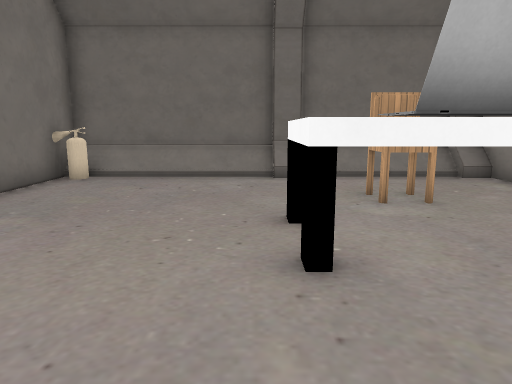
view 1 (above)

14 first-person views from a walk through a Godot game level. The camera is 1.4 m above the floor, tilts 10° down and sees 70° across. The floor is counted in squares, 1 m on a side. Each view is taken from the middle of a square. On the plan, view 1 faces up. The plan holds only what a view shows up to about 16 squares ahead; the rest is blank. Some surface patterns are stand-ins.

view 2
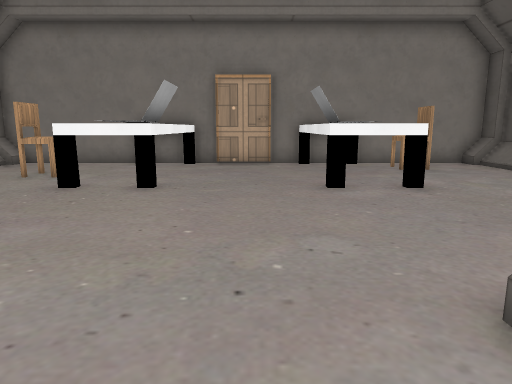

view 3
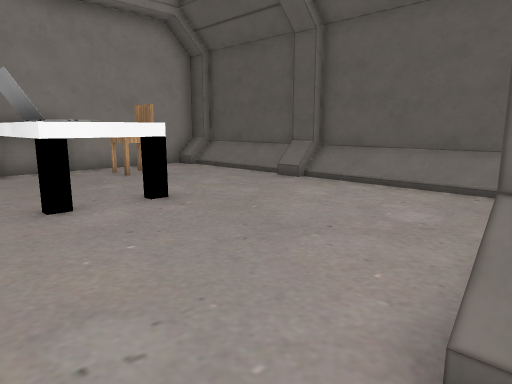

view 4
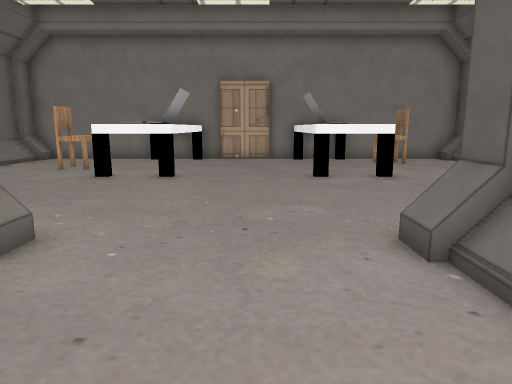

view 5
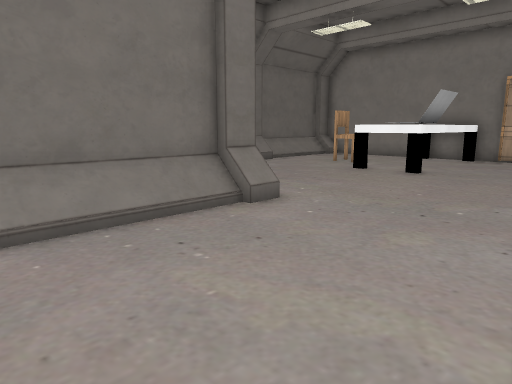

view 6
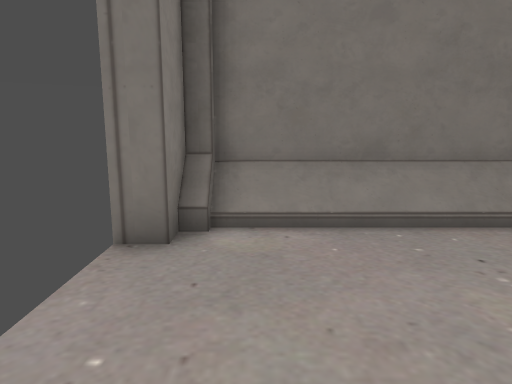

view 7
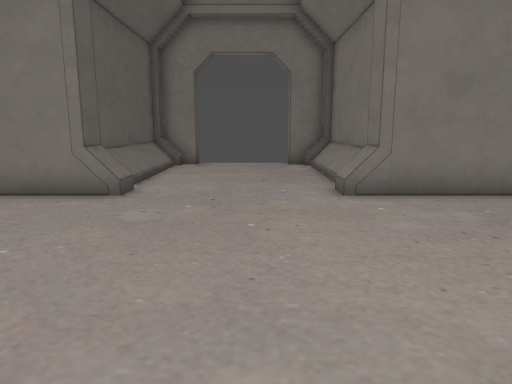

view 8
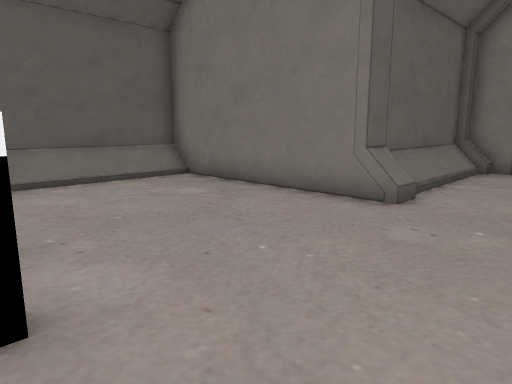

view 9
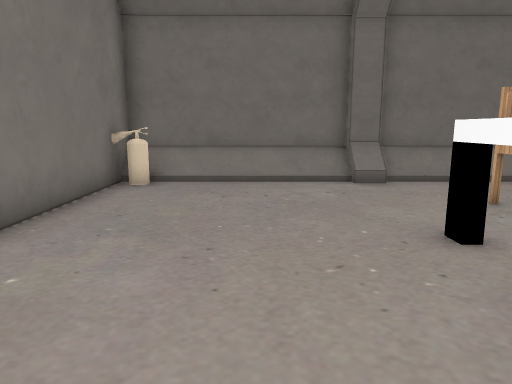

view 10
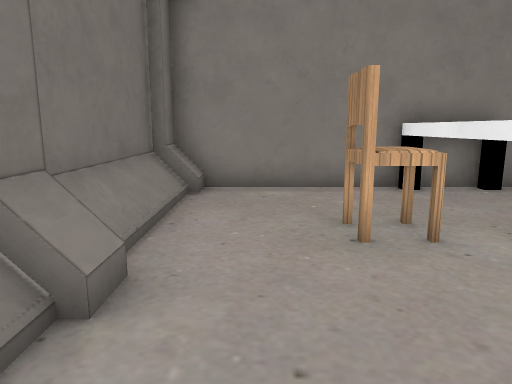

view 11
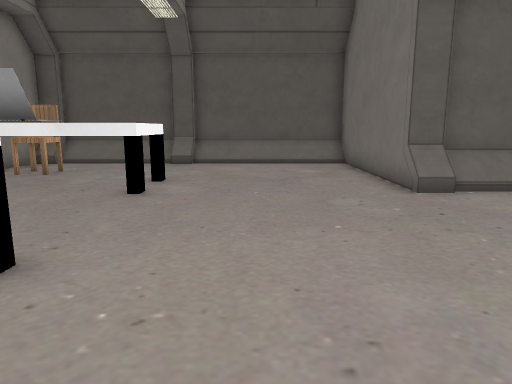

view 12
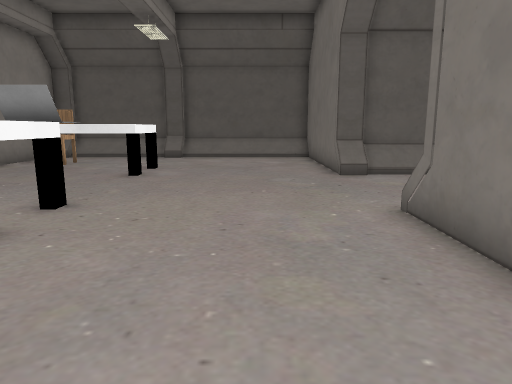

view 13
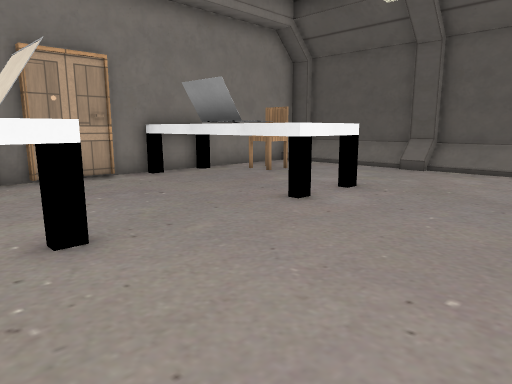

view 14
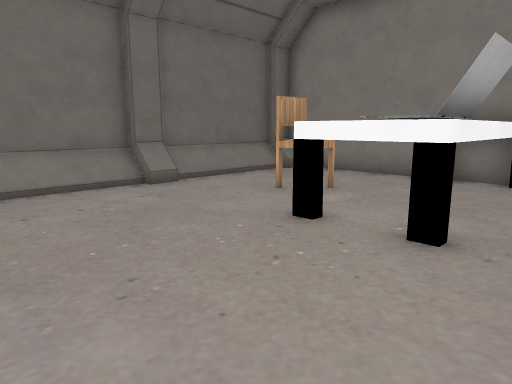

### Floor plan
Key: @ floor where view 1 was taken; # wall or solid block; . floor; ^ raised ledge; E fire extinguisher; C chair; L laptop; T thing the floor can be seen under or through; O other object.
Columns run from 13 left of view 1 to 7 right of it. Each row starts with its distance up from view 1.
 11        ##############
 10        EE...........#
  9        #............#
  8        #............#
  7        #........C...#
  6        #............#
  5  #######......^LL^^^#
  4 ##.....O......^LL^^^#
  3  ...................#
  2  ...................#
  1  ...................#
  0  ............@......#
 -1 ##.....O......^^TT^^#
 -2  #######......^ LLL #
 -3        #......^^^ L^#
 -4        #..........C.#
 -5        #..........C.#
 -6        #............#
 -7        #............#
 -8        ##############

Positions as (right, up) in squares from view 1, and headings:
1: (0, 0), facing up
2: (-8, 1), facing right
3: (-6, 1), facing down-right
4: (-10, 1), facing right
5: (-11, -1), facing up-right
6: (-11, -1), facing up
7: (2, 2), facing left
8: (1, 2), facing down-left
9: (-2, 1), facing up
10: (-2, 9), facing right
11: (-2, 7), facing down
12: (-3, 10), facing down
13: (-4, 5), facing down-right
14: (-4, 2), facing up-right
